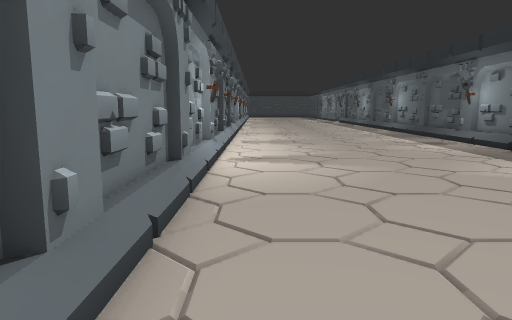
view 1 (above)

14 first-person views from a walk through a 3-D level made in the Godot game engine. The camera is 1.3 m above the floor, tilts 8° down and sees 70° across. The floor is counted in squares, 1 m on a side. Each view is taken from the middle of a square. On the plan, view 1 faces up. The plan holds only what a view shows up to about 15 squares ahead; the rest is blank. The place goes on beyond the plan.

view 2
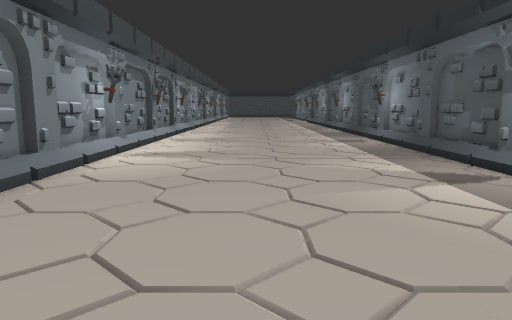

view 3
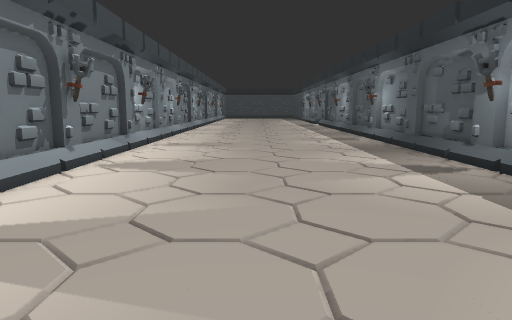

view 4
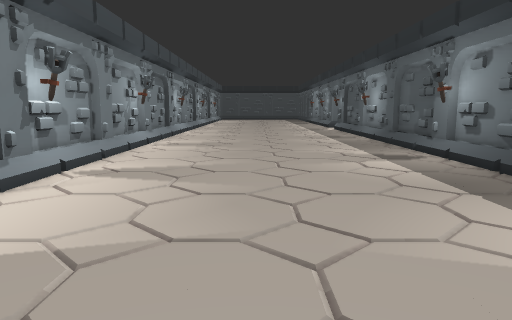

view 5
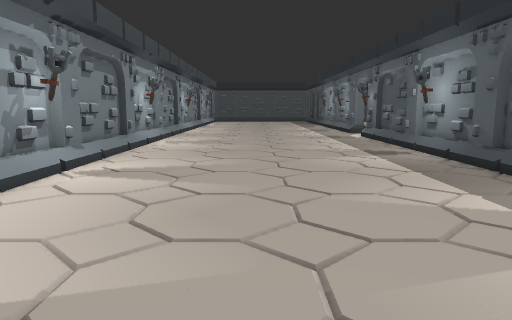

view 6
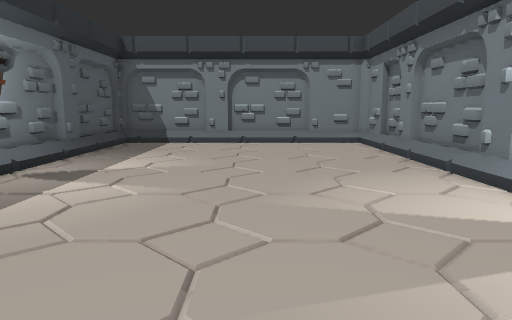

view 7
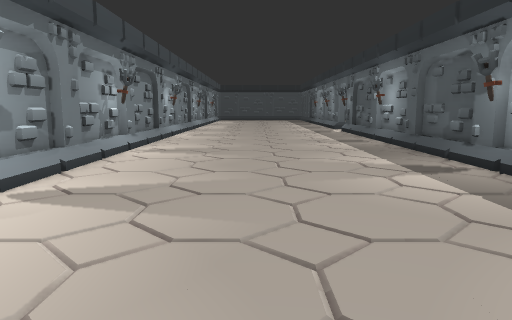

view 8
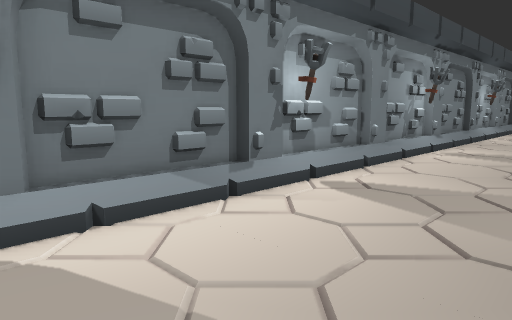

view 9
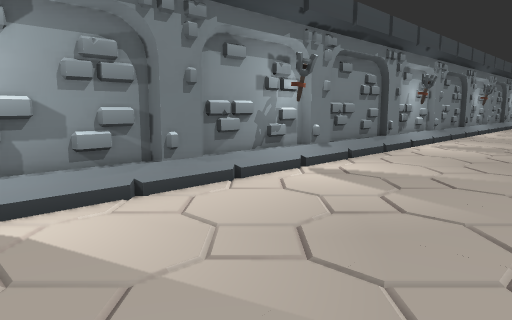

view 10
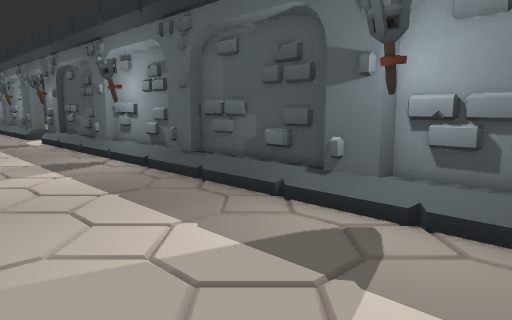

view 11
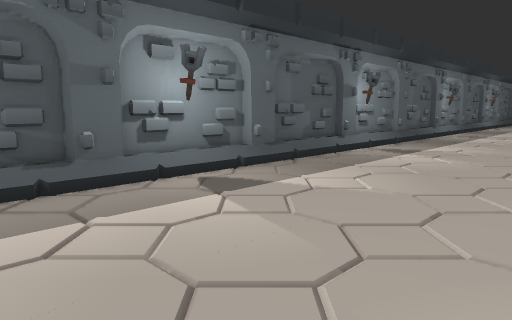

view 12
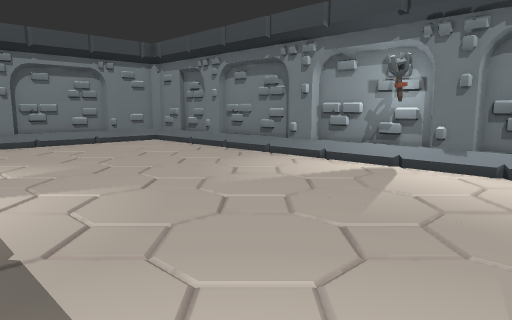

view 13
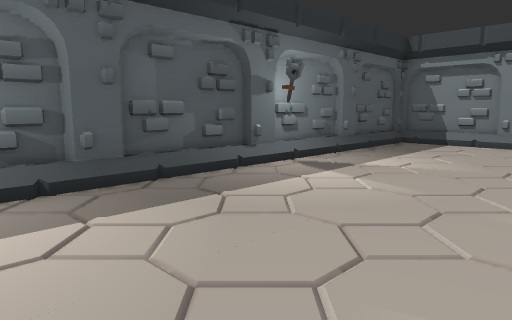

view 14
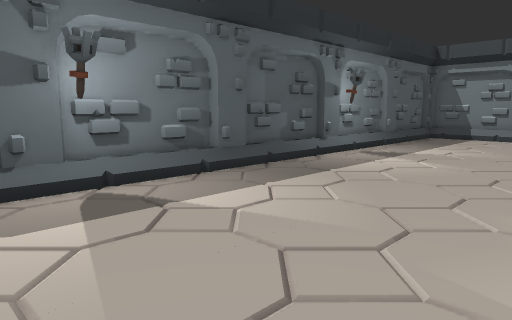

### Floor plan
Key: @ floor where view 1 was taken; # wall or solid block; . floor; / step, stairs or slope; T torch.
Columns run from 2 left of view 1 to 9 right of it. Each row starts with its distance up from view 1.
 33 #/........#
 32 #T........#
 31 #/........#
 30 #/........#
 29 #/........#
 28 #/........#
 27 #/........#
 26 ##........#
 25 #T........#
 24 #/........##
 23 #/........#
 22 #/........#
 21 #/........#
 20 #/........#
 19 #T........#
 18 ##........#
 17 #/........#
 16 #/........#
 15 #/........#
 14 #T........#
 13 #/........#
 12 #/........#
 11 #/........#
 10 ##........#
  9 #T........#
  8 #/........#
  7 #/........#
  6 #/........#
  5 #/........#
  4 #/........#
  3 #/........#
  2 #/........#
  1 #/........#
  0 ##@.......#
 -1  ##///////#
 -2   #########

Where each view was taken, in squares from view 1:
view 1: 0 up, 0 right, facing up
view 2: 1 down, 3 right, facing up
view 3: 6 up, 3 right, facing up
view 4: 12 up, 3 right, facing up
view 5: 18 up, 3 right, facing up
view 6: 13 up, 3 right, facing down
view 7: 14 up, 3 right, facing up
view 8: 14 up, 3 right, facing up-left
view 9: 19 up, 4 right, facing up-left
view 10: 20 up, 4 right, facing up-right
view 11: 33 up, 2 right, facing down-right
view 12: 13 up, 7 right, facing down-left
view 13: 13 up, 2 right, facing down-right
view 14: 16 up, 2 right, facing down-right
